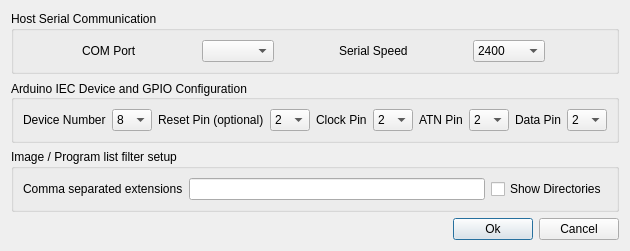
<?xml version="1.0" encoding="UTF-8"?>
<ui version="4.0">
 <author>Lars Wadefalk</author>
 <class>SettingsDialog</class>
 <widget class="QDialog" name="SettingsDialog">
  <property name="geometry">
   <rect>
    <x>0</x>
    <y>0</y>
    <width>608</width>
    <height>226</height>
   </rect>
  </property>
  <property name="sizePolicy">
   <sizepolicy hsizetype="Maximum" vsizetype="Minimum">
    <horstretch>0</horstretch>
    <verstretch>0</verstretch>
   </sizepolicy>
  </property>
  <property name="windowTitle">
   <string>Settings</string>
  </property>
  <layout class="QVBoxLayout" name="verticalLayout">
   <item>
    <widget class="QGroupBox" name="groupBox_2">
     <property name="sizePolicy">
      <sizepolicy hsizetype="Preferred" vsizetype="Preferred">
       <horstretch>0</horstretch>
       <verstretch>0</verstretch>
      </sizepolicy>
     </property>
     <property name="title">
      <string>Host Serial Communication</string>
     </property>
     <layout class="QVBoxLayout" name="verticalLayout_2">
      <item>
       <layout class="QHBoxLayout" name="horizontalLayout_9">
        <property name="spacing">
         <number>6</number>
        </property>
        <property name="leftMargin">
         <number>0</number>
        </property>
        <property name="topMargin">
         <number>0</number>
        </property>
        <property name="rightMargin">
         <number>0</number>
        </property>
        <property name="bottomMargin">
         <number>0</number>
        </property>
        <item>
         <widget class="QLabel" name="label_11">
          <property name="sizePolicy">
           <sizepolicy hsizetype="Maximum" vsizetype="Maximum">
            <horstretch>0</horstretch>
            <verstretch>0</verstretch>
           </sizepolicy>
          </property>
          <property name="text">
           <string>COM Port</string>
          </property>
         </widget>
        </item>
        <item>
         <widget class="QComboBox" name="comPort">
          <property name="sizePolicy">
           <sizepolicy hsizetype="Maximum" vsizetype="Maximum">
            <horstretch>0</horstretch>
            <verstretch>0</verstretch>
           </sizepolicy>
          </property>
          <property name="maximumSize">
           <size>
            <width>16777215</width>
            <height>16777215</height>
           </size>
          </property>
         </widget>
        </item>
        <item>
         <widget class="QLabel" name="label_7">
          <property name="sizePolicy">
           <sizepolicy hsizetype="Maximum" vsizetype="Maximum">
            <horstretch>0</horstretch>
            <verstretch>0</verstretch>
           </sizepolicy>
          </property>
          <property name="text">
           <string>Serial Speed</string>
          </property>
         </widget>
        </item>
        <item>
         <widget class="QComboBox" name="baudRate">
          <property name="sizePolicy">
           <sizepolicy hsizetype="Maximum" vsizetype="Maximum">
            <horstretch>0</horstretch>
            <verstretch>0</verstretch>
           </sizepolicy>
          </property>
          <property name="maximumSize">
           <size>
            <width>16777215</width>
            <height>16777215</height>
           </size>
          </property>
          <item>
           <property name="text">
            <string>2400</string>
           </property>
          </item>
          <item>
           <property name="text">
            <string>4800</string>
           </property>
          </item>
          <item>
           <property name="text">
            <string>9600</string>
           </property>
          </item>
          <item>
           <property name="text">
            <string>14400</string>
           </property>
          </item>
          <item>
           <property name="text">
            <string>28800</string>
           </property>
          </item>
          <item>
           <property name="text">
            <string>19200</string>
           </property>
          </item>
          <item>
           <property name="text">
            <string>57600</string>
           </property>
          </item>
          <item>
           <property name="text">
            <string>115200</string>
           </property>
          </item>
         </widget>
        </item>
       </layout>
      </item>
     </layout>
    </widget>
   </item>
   <item>
    <widget class="QGroupBox" name="groupBox">
     <property name="title">
      <string>Arduino IEC Device and GPIO Configuration</string>
     </property>
     <property name="alignment">
      <set>Qt::AlignLeading|Qt::AlignLeft|Qt::AlignVCenter</set>
     </property>
     <layout class="QVBoxLayout" name="verticalLayout_3">
      <item>
       <layout class="QHBoxLayout" name="horizontalLayout_10">
        <item>
         <widget class="QLabel" name="label_10">
          <property name="sizePolicy">
           <sizepolicy hsizetype="Maximum" vsizetype="Preferred">
            <horstretch>0</horstretch>
            <verstretch>0</verstretch>
           </sizepolicy>
          </property>
          <property name="text">
           <string>Device Number</string>
          </property>
         </widget>
        </item>
        <item>
         <widget class="QComboBox" name="deviceNumber">
          <property name="maximumSize">
           <size>
            <width>40</width>
            <height>16777215</height>
           </size>
          </property>
          <item>
           <property name="text">
            <string>8</string>
           </property>
          </item>
          <item>
           <property name="text">
            <string>9</string>
           </property>
          </item>
          <item>
           <property name="text">
            <string>10</string>
           </property>
          </item>
          <item>
           <property name="text">
            <string>11</string>
           </property>
          </item>
          <item>
           <property name="text">
            <string>12</string>
           </property>
          </item>
          <item>
           <property name="text">
            <string>13</string>
           </property>
          </item>
          <item>
           <property name="text">
            <string>14</string>
           </property>
          </item>
          <item>
           <property name="text">
            <string>15</string>
           </property>
          </item>
         </widget>
        </item>
        <item>
         <widget class="QLabel" name="label_5">
          <property name="sizePolicy">
           <sizepolicy hsizetype="Maximum" vsizetype="Preferred">
            <horstretch>0</horstretch>
            <verstretch>0</verstretch>
           </sizepolicy>
          </property>
          <property name="text">
           <string>Reset Pin (optional)</string>
          </property>
         </widget>
        </item>
        <item>
         <widget class="QComboBox" name="resetPin">
          <property name="maximumSize">
           <size>
            <width>40</width>
            <height>16777215</height>
           </size>
          </property>
          <item>
           <property name="text">
            <string>2</string>
           </property>
          </item>
          <item>
           <property name="text">
            <string>3</string>
           </property>
          </item>
          <item>
           <property name="text">
            <string>4</string>
           </property>
          </item>
          <item>
           <property name="text">
            <string>5</string>
           </property>
          </item>
          <item>
           <property name="text">
            <string>6</string>
           </property>
          </item>
          <item>
           <property name="text">
            <string>7</string>
           </property>
          </item>
          <item>
           <property name="text">
            <string>8</string>
           </property>
          </item>
          <item>
           <property name="text">
            <string>9</string>
           </property>
          </item>
          <item>
           <property name="text">
            <string>10</string>
           </property>
          </item>
          <item>
           <property name="text">
            <string>11</string>
           </property>
          </item>
          <item>
           <property name="text">
            <string>12</string>
           </property>
          </item>
          <item>
           <property name="text">
            <string>13</string>
           </property>
          </item>
         </widget>
        </item>
        <item>
         <widget class="QLabel" name="label_4">
          <property name="sizePolicy">
           <sizepolicy hsizetype="Maximum" vsizetype="Preferred">
            <horstretch>0</horstretch>
            <verstretch>0</verstretch>
           </sizepolicy>
          </property>
          <property name="text">
           <string>Clock Pin</string>
          </property>
         </widget>
        </item>
        <item>
         <widget class="QComboBox" name="clockPin">
          <property name="maximumSize">
           <size>
            <width>40</width>
            <height>16777215</height>
           </size>
          </property>
          <item>
           <property name="text">
            <string>2</string>
           </property>
          </item>
          <item>
           <property name="text">
            <string>3</string>
           </property>
          </item>
          <item>
           <property name="text">
            <string>4</string>
           </property>
          </item>
          <item>
           <property name="text">
            <string>5</string>
           </property>
          </item>
          <item>
           <property name="text">
            <string>6</string>
           </property>
          </item>
          <item>
           <property name="text">
            <string>7</string>
           </property>
          </item>
          <item>
           <property name="text">
            <string>8</string>
           </property>
          </item>
          <item>
           <property name="text">
            <string>9</string>
           </property>
          </item>
          <item>
           <property name="text">
            <string>10</string>
           </property>
          </item>
          <item>
           <property name="text">
            <string>11</string>
           </property>
          </item>
          <item>
           <property name="text">
            <string>12</string>
           </property>
          </item>
          <item>
           <property name="text">
            <string>13</string>
           </property>
          </item>
         </widget>
        </item>
        <item>
         <widget class="QLabel" name="label_3">
          <property name="sizePolicy">
           <sizepolicy hsizetype="Maximum" vsizetype="Preferred">
            <horstretch>0</horstretch>
            <verstretch>0</verstretch>
           </sizepolicy>
          </property>
          <property name="text">
           <string>ATN Pin</string>
          </property>
         </widget>
        </item>
        <item>
         <widget class="QComboBox" name="atnPin">
          <property name="maximumSize">
           <size>
            <width>40</width>
            <height>16777215</height>
           </size>
          </property>
          <item>
           <property name="text">
            <string>2</string>
           </property>
          </item>
          <item>
           <property name="text">
            <string>3</string>
           </property>
          </item>
          <item>
           <property name="text">
            <string>4</string>
           </property>
          </item>
          <item>
           <property name="text">
            <string>5</string>
           </property>
          </item>
          <item>
           <property name="text">
            <string>6</string>
           </property>
          </item>
          <item>
           <property name="text">
            <string>7</string>
           </property>
          </item>
          <item>
           <property name="text">
            <string>8</string>
           </property>
          </item>
          <item>
           <property name="text">
            <string>9</string>
           </property>
          </item>
          <item>
           <property name="text">
            <string>10</string>
           </property>
          </item>
          <item>
           <property name="text">
            <string>11</string>
           </property>
          </item>
          <item>
           <property name="text">
            <string>12</string>
           </property>
          </item>
          <item>
           <property name="text">
            <string>13</string>
           </property>
          </item>
         </widget>
        </item>
        <item>
         <widget class="QLabel" name="label">
          <property name="sizePolicy">
           <sizepolicy hsizetype="Maximum" vsizetype="Preferred">
            <horstretch>0</horstretch>
            <verstretch>0</verstretch>
           </sizepolicy>
          </property>
          <property name="text">
           <string>Data Pin</string>
          </property>
         </widget>
        </item>
        <item>
         <widget class="QComboBox" name="dataPin">
          <property name="maximumSize">
           <size>
            <width>40</width>
            <height>16777215</height>
           </size>
          </property>
          <item>
           <property name="text">
            <string>2</string>
           </property>
          </item>
          <item>
           <property name="text">
            <string>3</string>
           </property>
          </item>
          <item>
           <property name="text">
            <string>4</string>
           </property>
          </item>
          <item>
           <property name="text">
            <string>5</string>
           </property>
          </item>
          <item>
           <property name="text">
            <string>6</string>
           </property>
          </item>
          <item>
           <property name="text">
            <string>7</string>
           </property>
          </item>
          <item>
           <property name="text">
            <string>8</string>
           </property>
          </item>
          <item>
           <property name="text">
            <string>9</string>
           </property>
          </item>
          <item>
           <property name="text">
            <string>10</string>
           </property>
          </item>
          <item>
           <property name="text">
            <string>11</string>
           </property>
          </item>
          <item>
           <property name="text">
            <string>12</string>
           </property>
          </item>
          <item>
           <property name="text">
            <string>13</string>
           </property>
          </item>
         </widget>
        </item>
       </layout>
      </item>
     </layout>
    </widget>
   </item>
   <item>
    <widget class="QGroupBox" name="groupBox_3">
     <property name="title">
      <string>Image / Program list filter setup</string>
     </property>
     <layout class="QVBoxLayout" name="verticalLayout_4">
      <item>
       <layout class="QHBoxLayout" name="horizontalLayout_4">
        <item>
         <widget class="QLabel" name="label_2">
          <property name="sizePolicy">
           <sizepolicy hsizetype="Maximum" vsizetype="Preferred">
            <horstretch>0</horstretch>
            <verstretch>0</verstretch>
           </sizepolicy>
          </property>
          <property name="text">
           <string>Comma separated extensions</string>
          </property>
         </widget>
        </item>
        <item>
         <widget class="QLineEdit" name="imageFilters">
          <property name="sizePolicy">
           <sizepolicy hsizetype="Preferred" vsizetype="Fixed">
            <horstretch>0</horstretch>
            <verstretch>0</verstretch>
           </sizepolicy>
          </property>
         </widget>
        </item>
        <item>
         <widget class="QCheckBox" name="showDirs">
          <property name="sizePolicy">
           <sizepolicy hsizetype="Maximum" vsizetype="Fixed">
            <horstretch>0</horstretch>
            <verstretch>0</verstretch>
           </sizepolicy>
          </property>
          <property name="text">
           <string>Show Directories</string>
          </property>
         </widget>
        </item>
       </layout>
      </item>
     </layout>
    </widget>
   </item>
   <item>
    <layout class="QHBoxLayout" name="horizontalLayout">
     <item>
      <spacer name="horizontalSpacer">
       <property name="orientation">
        <enum>Qt::Horizontal</enum>
       </property>
       <property name="sizeHint" stdset="0">
        <size>
         <width>40</width>
         <height>20</height>
        </size>
       </property>
      </spacer>
     </item>
     <item>
      <widget class="QPushButton" name="Ok">
       <property name="text">
        <string>Ok</string>
       </property>
       <property name="default">
        <bool>true</bool>
       </property>
      </widget>
     </item>
     <item>
      <widget class="QPushButton" name="Cancel">
       <property name="text">
        <string>Cancel</string>
       </property>
       <property name="autoDefault">
        <bool>false</bool>
       </property>
      </widget>
     </item>
    </layout>
   </item>
  </layout>
 </widget>
 <resources/>
 <connections>
  <connection>
   <sender>Cancel</sender>
   <signal>clicked()</signal>
   <receiver>SettingsDialog</receiver>
   <slot>reject()</slot>
   <hints>
    <hint type="sourcelabel">
     <x>520</x>
     <y>143</y>
    </hint>
    <hint type="destinationlabel">
     <x>283</x>
     <y>82</y>
    </hint>
   </hints>
  </connection>
 </connections>
</ui>
